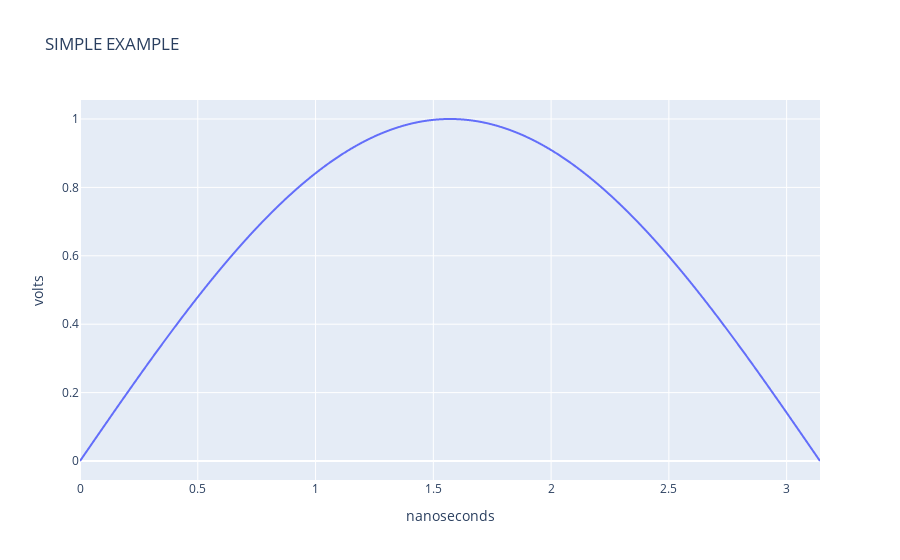

The notebook cell this image was saved under:
### Code cell
x = np.linspace(0, np.pi, 1000)

layout = go.Layout(
    title='SIMPLE EXAMPLE',
    yaxis=dict(
        title='volts'
    ),
    xaxis=dict(
        title='nanoseconds'
    )
)

trace1 = go.Scatter(
    x=x,
    y=np.sin(x),
    mode='lines',
    name='sin(x)',
    line=dict(
        shape='spline'
    )
)

fig = go.Figure(data=[trace1], layout=layout)
py.offline.iplot(fig)

### Figure 1 — Plotly figure (JSON) as saved in the notebook; plotly's stock layout.template omitted (floating-point values rounded to 4 significant figures; data arrays with more than 128 entries replaced by an {"elided": "..."} marker saying what was removed)
{"data": [{"line": {"shape": "spline"}, "mode": "lines", "name": "sin(x)", "type": "scatter", "x": {"elided": "1000 float values"}, "y": {"elided": "1000 float values"}}], "layout": {"autosize": true, "title": {"text": "SIMPLE EXAMPLE"}, "xaxis": {"autorange": true, "range": [0, 3.142], "title": {"text": "nanoseconds"}, "type": "linear"}, "yaxis": {"autorange": true, "range": [-0.05556, 1.056], "title": {"text": "volts"}, "type": "linear"}}}
